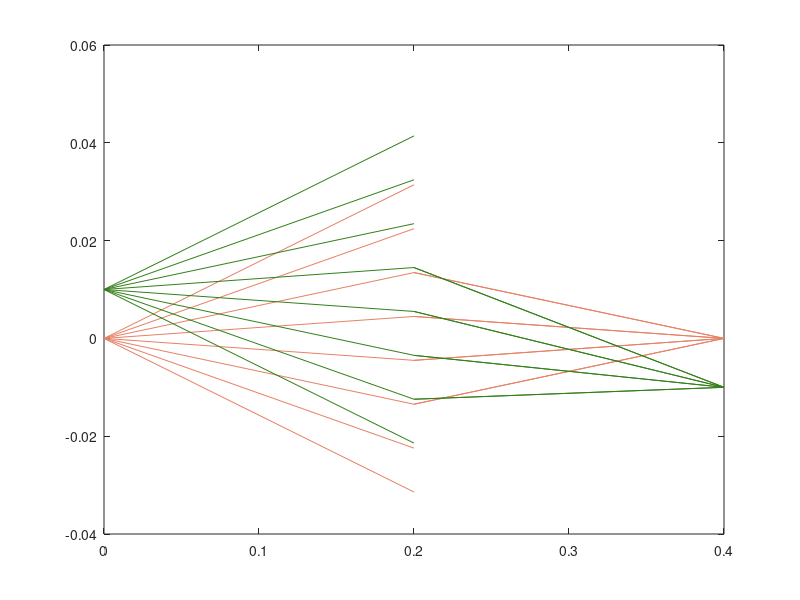

MATLAB code to generate this figure:
clc;
clearvars;
close all;
% *******************************************************************
d1 = 0.2;
d2 = 0.2;
f = 0.1;
n = 8;
lens_r = 0.02;

angles = linspace(pi/20,-pi/20,8);

M_d1 = [1, d1, 0, 0;
        0, 1,  0, 0;
        0, 0,  1, d1;
        0, 0,  0, 1];

M_d2 = [1, d2, 0, 0;
        0, 1,  0, 0;
        0, 0,  1, d2;
        0, 0,  0, 1];

M_f = [1,    0, 0,    0;
       -1/f, 1, 0,    0;
       0,    0, 1,    0;
       0,    0, -1/f, 1];

for i = 1:n
    rays_in(:,i) = [0;angles(i);0;0];
end

rays_out = M_d1*rays_in;

% rays_in is a 4 x N matrix representing the rays emitted from an object
% rays_out is a 4 x N matrix representing the rays after propagating distance d
ray_z = [zeros(1,size(rays_in,2)); d1*ones(1,size(rays_in,2))];
plot(ray_z, [rays_in(1,:); rays_out(1,:)],'color',[0.9,0.5,0.4]);
hold on;

ray_z = [d1*ones(1,2); (d1+d2)*ones(1,2)];
for i = 1:n
    % check if rays goes through the lens
    if abs(rays_out(1,i)) <= lens_r
        rays_through_lens = M_f * rays_out(:,i);
        rays_after_lens = M_d2 * rays_through_lens;

        plot(ray_z, [rays_out(1,i); rays_after_lens(1)],'color',[0.9,0.5,0.4]);
    end
end

% second set of rays
for i = 1:n
    % Set the rays_in for the green rays with origion at x = 0.01
    rays_in(:,i) = [0.01;angles(i);0;0];
end
% set rays_out and plot the first half og the rays
rays_out = M_d1 * rays_in;
ray_z = [zeros(1,size(rays_in,2)); d1*ones(1,size(rays_in,2))];
plot(ray_z, [rays_in(1,:); rays_out(1,:)],"color",[0.2,0.5,0.1]);

ray_z = [d1*ones(1,2); (d1+d2)*ones(1,2)];
for i = 1:n
    % check if rays goes through the lens
    if abs(rays_out(1,i)) <= lens_r
        rays_through_lens = M_f * rays_out(:,i);
        rays_after_lens = M_d2 * rays_through_lens;
        % We can see that these green rays starts at x= 0.01 and converges at x=-0.01 
        plot(ray_z, [rays_out(1,i); rays_after_lens(1)],'color',[0.2,0.5,0.1]);
    end
end
